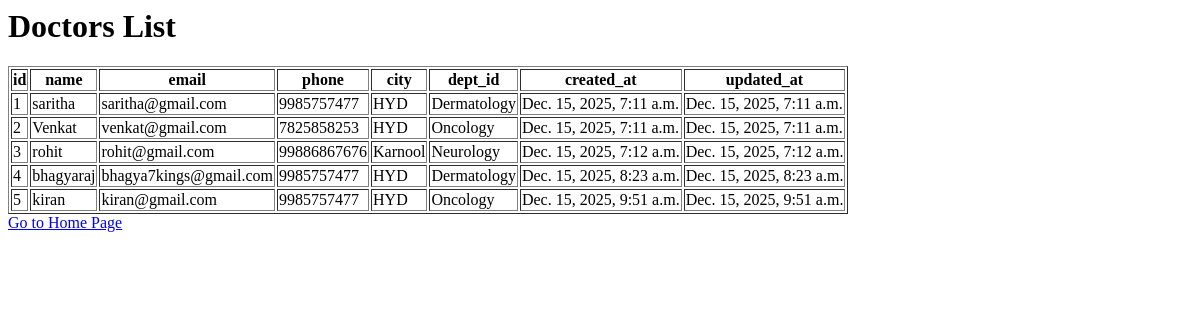
Page /doctors/list_doctors/ on the earlier database version.
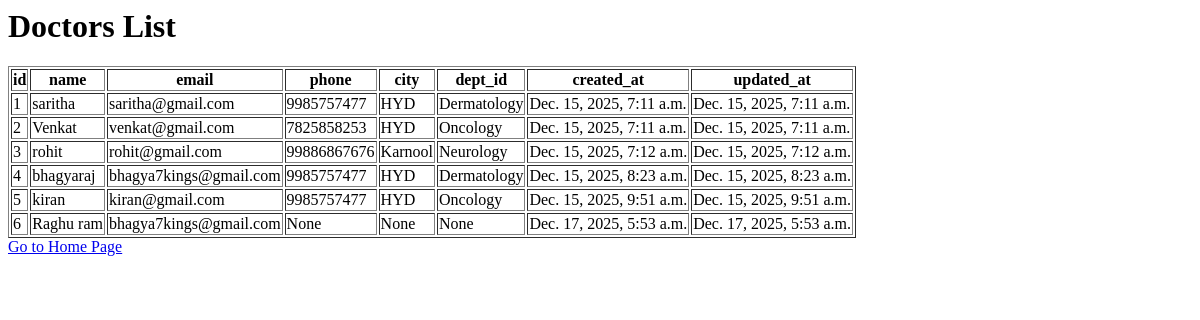
Same page on the later database version.
### apps/doctors/models.py (models this page shows, shortened)
class Doctor(models.Model):
    id = models.AutoField(primary_key=True)
    name = models.CharField(max_length=100, null=False)
    email = models.CharField(max_length=100, null=True)
    phone = models.IntegerField(null=True)
    city = models.CharField(max_length=50, null=True)
    dept_id = models.ForeignKey(Department, on_delete=models.SET_NULL, null=True)
    created_at = models.DateTimeField(auto_now_add=True)
    updated_at = models.DateTimeField(auto_now=True)

### apps/departments/models.py (models this page shows)
class Department(models.Model):
    dept_id = models.AutoField(primary_key=True)
    name = models.CharField(max_length=100, null=False, help_text='enter department')
    created_at = models.DateTimeField(auto_now_add=True)
    updated_at = models.DateTimeField(auto_now=True)
    def __str__(self):
        return self.name

### apps/doctors/views.py (the view)
# urls.py: path('list_doctors/', views.list_doctors, name='list-doctors'),
def list_doctors(request):
    data = Doctor.objects.all()
    return render(request, 'doctors/list_doctors.html', context={"doctors": data})

### apps/doctors/templates/doctors/list_doctors.html
<html>
<h1>Doctors List</h1>
<table border='1px'>
    <thead>
        <tr>
            <th>id</th>
            <th>name</th>
            <th>email</th>
            <th>phone</th>
            <th>city</th>
            <th>dept_id</th>
            <th>created_at</th>
            <th>updated_at</th>
        </tr>
    </thead>
    <tbody>
        {% for d in doctors %}
        <tr>
            <td>{{ d.id }}</td>
            <td>{{ d.name }}</td>
            <td>{{ d.email }}</td>
            <td>{{ d.phone }}</td>
            <td>{{ d.city }}</td>
            <td>{{ d.dept_id }}</td>
            <td>{{ d.created_at }}</td>
            <td>{{ d.updated_at }}</td>
        </tr>
        {% endfor %}
    </tbody>
</table>
     <a href="{% url 'home' %}">Go to Home Page</a><br><br>
</html>

Differences in the rows shown:
added Doctor: id "6", name "Raghu ram", email "bhagya7kings@gmail.com", phone "None", city "None", dept_id "None", created_at "Dec. 17, 2025, 5:53 a.m.", updated_at "Dec. 17, 2025, 5:53 a.m."
